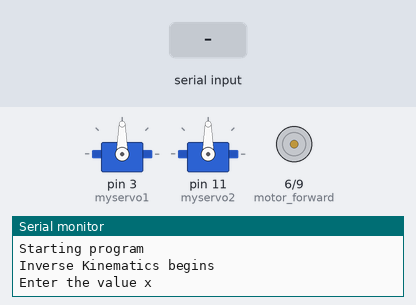
The sketch below on a simulated Arduino Uno, built with avr-gcc and run on an emulated ATmega328P. Parts: 2 × servo, motor-driver pin pairs drawn as motors (green arrow = first pin HIGH = forward, orange = second pin HIGH = backward, longer = more drive), the last lines printed to the serial monitor. The test bench sets the inputs (shaded band).

Above: at 0.9 s.
1.0 s: "90,45\n" received over Serial
At 6.6 s:
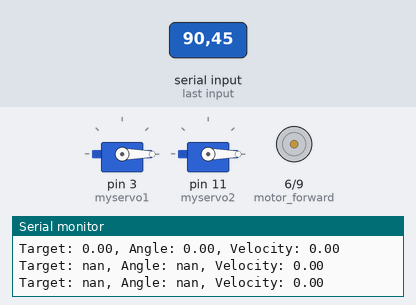
At 7.5 s:
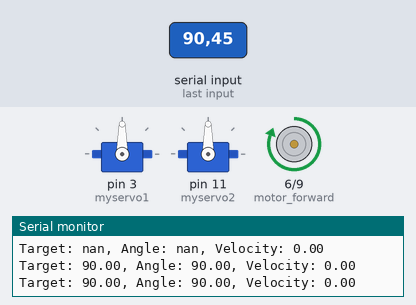
Timing chart, 0 to 9.2 s (numbered marks = the images above; inputs shaded):
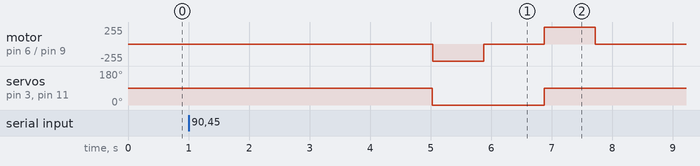

The sketch:

Manipulator.ino
```cpp
#include <Servo.h>
#include "trajectory.h"


/**
 * If the acceleration and deceleration are different
 * FORMAT: Trajectory(max velocity, acceleration, deceleration)
 */

Trajectory servoTrajectory(60, 40, 34);

// angles in degree
// length of links of robot arm
float L0 = 0.095;
float L1 = 0.113;
float L2 = 0.10;

// Joint angles
float angle1 ;
float angle2 ;


unsigned long updateTimer = 0;
int moveNumber = 0;
int servoNumber = 0;
int motor_forward = 6;
int motor_backward = 9;

volatile float pi = 3.14159265359;

Servo myservo1;
Servo myservo2;

// --- Define global variables ---
// The controller will be updated at a rate of 100Hz
#define UPDATE_FREQUENCY 100
#define UPDATE_TIME (1000 / UPDATE_FREQUENCY)


void setup() {
  pinMode(motor_forward, OUTPUT);
  pinMode(motor_backward, OUTPUT);
  Serial.begin(115200);
  while(!Serial);
  Serial.println("Starting program");

  // Attaches the servo on pin 3&11 to the servo object
  myservo1.attach(3);
  myservo2.attach(11);

  // We want the servo to start at an angle of 90°
  myservo1.write(90);
  myservo2.write(90);

  Serial.println("Inverse Kinematics begins");
  inverseKinematics();

  updateTimer = millis();
}

/* * * * * * * * * * * * * * * * * * * * * * *
 * LOOP
 * * * * * * * * * * * * * * * * * * * * * * */
void loop() {

  // Update the servo position at regular intervals
  if (millis() - updateTimer >= UPDATE_TIME) {
    updateTimer += UPDATE_TIME;

    // Update the controller
    float currentAngle = servoTrajectory.update();

    // Set the new servo position; the function only takes integer numbers
    if(servoNumber == 1)
    {
        myservo1.write(round(currentAngle));
    }
    else if(servoNumber == 2)
    {
        myservo2.write(round(currentAngle));
    }

    // Output the target position, along with the current position and velocity
    Serial.print("Target: ");
    Serial.print(servoTrajectory.getTarget());
    Serial.print(", Angle: ");
    Serial.print(servoTrajectory.getPos());
    Serial.print(", Velocity: ");
    Serial.println(servoTrajectory.getVel());

    // Only once the servo has reached the desired position, complete the next move
    if (servoTrajectory.ready()) {
      nextMove();
    }
  }
}

void motor_open(){
 analogWrite(motor_forward, 255);
 delay(840);
 analogWrite(motor_forward, 0);
}

void motor_close(){
 analogWrite(motor_backward, 255);
 delay(840);
 analogWrite(motor_backward, 0);
}

void inverseKinematics(){
float temp;
float rad_angle1;
float rad_angle2;
float x;
float z;
   Serial.println("Enter the value x ");
      while(Serial.available()==0);
      x=Serial.parseFloat();
      Serial.print("x is ");
      Serial.println(x);
      delay(1000);

      Serial.println("Enter the value z ");
      while(Serial.available()==0);
      z = Serial.parseFloat() - L0;
      Serial.print("z is ");
      Serial.println((z+L0));
      delay(1000);

      temp = (sq(x) + sq(z) - sq(L1) - sq(L2))/(2*L1*L2);
      Serial.print("temp is  ");
      Serial.println(temp);
      rad_angle2 = atan2(sqrt(1-sq(temp)),temp);
      rad_angle1 = atan2(x,z) - atan2((L2*sin(rad_angle2)),(L1+ L2*cos(rad_angle2)));

      angle1 = (rad_angle1*180)/pi+90;
      angle2 = (rad_angle2*180)/pi+90;


 Serial.print("angle1 is  ");
 Serial.println(angle1);
 Serial.print("angle2 is ");
 Serial.println(angle2);
 delay(2000);
 }

/* * * * * * * * * * * * * * * * * * * * * * *
 * NEW MOVEMENT COMMANDS
 * * * * * * * * * * * * * * * * * * * * * * */
void nextMove() {
  float t = 0;
  switch (moveNumber) {
    case 0:
      // First we move Link - 1 to the desired angle
      t = round(5*(abs(90-angle1))/180);
      servoTrajectory.reset(90);
      servoNumber = 1;
      servoTrajectory.setTargetPos(angle1,abs(t));
      break;

    case 1:
      // First we move Link - 2 to the desired angle
      t = round(5*(abs(90-angle2))/180);
      servoTrajectory.reset(90);
      servoNumber = 2;
      servoTrajectory.setTargetPos(angle2,abs(t));
      break;

    case 2:
    // Gripper close
    motor_close();
    delay(1000);
    break;

    case 3:
    // Link 2 back to original pose
    t = round(5*(abs(90-angle2))/180);
    servoTrajectory.reset(angle2);
    servoNumber = 2;
    servoTrajectory.setTargetPos(90,abs(t));
    break;

    case 4:
    // Link 1 back to original pose
    t = round(5*(abs(90-angle1))/180);
    servoTrajectory.reset(angle1);
    servoNumber = 1;
    servoTrajectory.setTargetPos(90,abs(t));
    break;

    case 5:
    // Gripper open and close
    motor_open();
    delay(1000);
    break;

    default:
      // If all other moves have completed, stop the program
      Serial.println("All moves completed");
      while(1) {}
  }

  moveNumber++;
}
```

trajectory.h
```cpp
// (licence header left out)
#ifndef TRAJECTORY_H
#define TRAJECTORY_H

#include <Arduino.h>

// TRAJECTORY CLASS
class Trajectory {

public:
	// Constructors
	Trajectory(float _maxVel = 100, float _setAcc = 50, float _setDec = -1, float _thresh = 0.1);

	// Set target position/velocity
	void setTargetPos(float _target);
	bool setTargetPos(float _target, float _time);
	void setTargetVel(float _target);

	// Get the current target position or velocity values
	float getTarget() { return target; };

	// Set max velocity, acceleration or decelleration
	void setMaxVel(float _maxVel) { maxVel = _maxVel; };
	void setAcc(float _acc) { acc = _acc; };
	void setDec(float _dec) { dec = _dec; };

	// Get the current max velocity, accel or decel values
	float getMaxVel() { return maxVel; };
	float getAcc() { return acc; };
	float getDec() { return dec; };

	// Get the current position and velocity
	float getPos() { return curPos; };
	float getVel() { return curVel; };

	// Set the current position
	void setPos(float newPos = 0);

	// Reset the controller
	void reset(float newPos = 0);

	// Check if the controller has reached the desired position
	bool ready() { return noTasks; };

	// Update and get the new position value
	// dT = time since update or reset function was last called in milliseconds
	float update(float dT);
	float update();

	// Default destructor
	~Trajectory();

private:
	// type = 0: "position" control (Straight line with parabolic blends)
	// type = 1: "velocity" control (Straight line with parabolic blends)
	int type;          // Target type

	float threshold;   // Position error threshold below which no motion occurs
	float target;      // Target Position or Velocity
	float curPos;      // Current Position (units)
	float curVel;      // Current Velocity (units/second)
	float maxVel;      // Maximum Velocity (units/second)
	float velGoal;     // Target velocity to reach goal position at a specific time
	float acc;         // Constant Acceleraction (units/second^2)
	float dec;         // Constant Deceleration (units/second^2)
	unsigned long oldTime;
	bool noTasks;
};


/**
 * Default constructor
 *
 * @param (_maxVel) Maximum velocity - default = 100
 * @param (_acc) Constant acceleration - default = 50
 * @param (_dec) Constant deceleration - default = same as acceleration
 * @param (_thesh) Cutoff threshold - default = 0.1
 */
Trajectory::Trajectory(float _maxVel, float _acc, float _dec, float _thresh) {
	type = 0;
	target = 0;
	curPos = 0;
	curVel = 0;
	maxVel = _maxVel;
	velGoal = _maxVel;
	acc = _acc;
	if (_dec == -1) dec = _acc;
	else dec = _dec;
	oldTime = millis();
	threshold = _thresh;
	noTasks = true;
}


/**
 * Default destructor
 */
Trajectory::~Trajectory() {
	// Empty
}


/**
 * Set a new target position
 *
 * @param  (_targetPos) New target position value
 * @note   This overides any previous position or velocity commands
 */
void Trajectory::setTargetPos(float _targetPos) {
	target = _targetPos;
	velGoal = maxVel;
	type = 0;
	noTasks = false;
}


/**
 * Set a new target position and time
 *
 * @param  (_targetPos) New target position value
 * @param  (_time) The time in seconds until system should reach target position
 * @return (True) goal is achievable, (False) goal won't be achieved within specified time
 * @note   This overides any previous position or velocity commands
 */
bool Trajectory::setTargetPos(float _targetPos, float _time) {
	target = _targetPos;

	// Take into account the cut-off theshold
	_time = _time + sqrt(2 * threshold / dec);

	// Calculate the velocity required to reach the goal within the specified time
	float sqrtTerm = (_time * _time) - 2 * abs(_targetPos - curPos) * (1/acc + 1/dec);

	// If the term is a positive number, then a solution exists
	if (sqrtTerm >= 0) {
		velGoal = (_time - sqrt(sqrtTerm)) / (1/acc + 1/dec);

		if (velGoal > maxVel) velGoal = maxVel;
	} else {
		velGoal = maxVel;
	}

	type = 0;
	noTasks = false;

	if (velGoal == maxVel) return false;
	else return true;
}


/**
 * Set a new target velocity
 *
 * @param  (_targetVel) New target velocity value
 * @note   This overides any previous position or velocity commands
 */
void Trajectory::setTargetVel(float _targetVel) {
	if (_targetVel > maxVel) target = maxVel;
	else if (_targetVel < -maxVel) target = -maxVel;
	else target = _targetVel;
	type = 1;
	noTasks = false;
}


/**
 * Update controller and calculate new position value
 *
 * @param   (dT) The time change (ms) since function was last called
 * @return  The new current position of the system
 */
float Trajectory::update(float dT) {

	// Convert ms to seconds
	dT /= 1000.0;

	// Position Control (Linear velocity with parabolic blends)
	if (type == 0) {

		float posError = target - curPos;

		// If position error is above the threshold
		if (abs(posError) > threshold) {

			// Determine motion direction
			bool dir = true;
			if (posError < 0) dir = false;

			// Determine whether to accelerate or decelerate
			float acceleration = acc;
			if ((curVel * curVel / (2 * dec)) >= abs(posError)) acceleration = -dec;

			// Update the current velocity
			if (dir) curVel += acceleration * dT;
			else curVel -= acceleration * dT;

			// Limit Velocity
			if (curVel > velGoal) curVel = velGoal;
			else if (curVel < -velGoal) curVel = -velGoal;

			float dP = curVel * dT;

			// Prevent overshooting/jittering around target
			if (abs(dP) < abs(posError)) curPos += dP;
			else curPos = target;

			//Serial.print(millis()); Serial.print(",");
			//Serial.print(curPos); Serial.print(",");
			//Serial.print(curVel); Serial.print(",");
			//if (abs(curVel) != velGoal) Serial.println(acceleration * (-1 + 2*dir));
			//else Serial.println(0);

		} else {
			curVel = 0;
			curPos = target;
			noTasks = true;
		}

	// Velocity Control (Linear velocity with parabolic blends)
	} else if (type == 1) {

		float velError = target - curVel;

		// If velocity error is above the threshold
		if (abs(velError) > threshold) {

			// Determine whether to accelerate or decelerate
			float acceleration = acc;
			if (target < curVel && curVel >= 0) acceleration = -dec;
			else if (target < curVel && curVel < 0) acceleration = -acc;
			else if (target > curVel && curVel < 0) acceleration = dec;

			// Update the current velocity
			float dV = acceleration * dT;
			if (abs(dV) < abs(velError)) curVel += dV;
			else curVel = target;

		} else {
			curVel = target;
			noTasks = true;
		}

		// Limit Velocity
		if (curVel > maxVel) curVel = maxVel;
		else if (curVel < -maxVel) curVel = -maxVel;

		// Update current position
		curPos += curVel * dT;
	}

	// Error check for NaN
	//if (curPos != curPos) {
	//	//printf(F("ERROR: Dynamics calculation error"));
	//	if (type == 0) curPos = target;
	//	else curPos = 0;
	//	curVel = 0;
	//}

	return curPos;
}


/**
 * Overloaded "update" function, were the time change has not been specified
 *
 * @return  The new current position of the system
 */
float Trajectory::update() {
	// Calculate Time Change
	unsigned long newTime = millis();
	float dT = float(newTime - oldTime);
	oldTime = newTime;
	return update(dT);
}


/**
 * Reset all class variables
 *
 * @param (newPos) the current position - default = 0
 */
void Trajectory::reset(float newPos) {
	curPos = newPos;
	curVel = 0;
	target = 0;
	velGoal = maxVel;
	noTasks = true;
	oldTime = millis();
}


/**
 * Set/reset the current position value
 *
 * @param (newPos) the new current position - default = 0
 */
void Trajectory::setPos(float newPos) {
	curPos = newPos;
}


#endif /* TRAJECTORY_H */
```

Measured:
- after the input at 1.0 s, motor on pin 6 (motor_forward) / pin 9 (motor_backward): stopped → backward 255/255 after 4.0 s, → stopped 0.84 s later, → forward 255/255 1.0 s later, → stopped 0.84 s later; servo on pin 3 (myservo1): 90° → 0° after 4.0 s, → 90° 1.9 s later; servo on pin 11 (myservo2): 90° → 0° after 4.0 s, → 90° 1.8 s later
